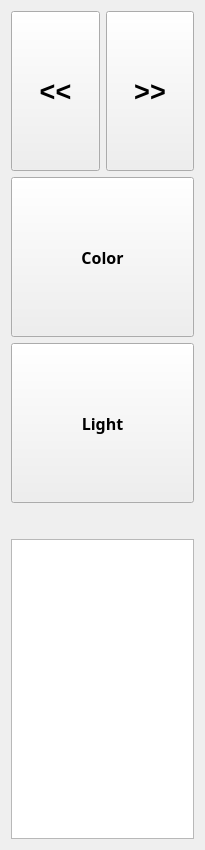
<?xml version="1.0" encoding="UTF-8"?>
<ui version="4.0">
 <class>JalousieItem</class>
 <widget class="QWidget" name="JalousieItem">
  <property name="geometry">
   <rect>
    <x>0</x>
    <y>0</y>
    <width>205</width>
    <height>737</height>
   </rect>
  </property>
  <property name="minimumSize">
   <size>
    <width>100</width>
    <height>0</height>
   </size>
  </property>
  <property name="maximumSize">
   <size>
    <width>205</width>
    <height>16777215</height>
   </size>
  </property>
  <property name="windowTitle">
   <string>Form</string>
  </property>
  <layout class="QVBoxLayout" name="verticalLayout_2">
   <item>
    <layout class="QVBoxLayout" name="verticalLayout">
     <item>
      <layout class="QHBoxLayout" name="horizontalLayout">
       <item>
        <widget class="QPushButton" name="MoveLeft">
         <property name="minimumSize">
          <size>
           <width>0</width>
           <height>160</height>
          </size>
         </property>
         <property name="maximumSize">
          <size>
           <width>16777215</width>
           <height>160</height>
          </size>
         </property>
         <property name="font">
          <font>
           <pointsize>20</pointsize>
           <weight>75</weight>
           <bold>true</bold>
          </font>
         </property>
         <property name="text">
          <string>&lt;&lt;</string>
         </property>
        </widget>
       </item>
       <item>
        <widget class="QPushButton" name="MoveRight">
         <property name="minimumSize">
          <size>
           <width>0</width>
           <height>160</height>
          </size>
         </property>
         <property name="maximumSize">
          <size>
           <width>16777215</width>
           <height>160</height>
          </size>
         </property>
         <property name="font">
          <font>
           <pointsize>20</pointsize>
           <weight>75</weight>
           <bold>true</bold>
          </font>
         </property>
         <property name="text">
          <string>&gt;&gt;</string>
         </property>
        </widget>
       </item>
      </layout>
     </item>
     <item>
      <widget class="QPushButton" name="ColorControl">
       <property name="minimumSize">
        <size>
         <width>0</width>
         <height>160</height>
        </size>
       </property>
       <property name="maximumSize">
        <size>
         <width>16777215</width>
         <height>160</height>
        </size>
       </property>
       <property name="font">
        <font>
         <family>Arial Black</family>
         <pointsize>12</pointsize>
         <weight>75</weight>
         <bold>true</bold>
        </font>
       </property>
       <property name="text">
        <string>Color</string>
       </property>
      </widget>
     </item>
     <item>
      <widget class="QPushButton" name="LightControl">
       <property name="minimumSize">
        <size>
         <width>0</width>
         <height>160</height>
        </size>
       </property>
       <property name="maximumSize">
        <size>
         <width>16777215</width>
         <height>160</height>
        </size>
       </property>
       <property name="font">
        <font>
         <family>Arial Black</family>
         <pointsize>12</pointsize>
         <weight>75</weight>
         <bold>true</bold>
        </font>
       </property>
       <property name="text">
        <string>Light</string>
       </property>
      </widget>
     </item>
     <item>
      <layout class="QHBoxLayout" name="horizontalLayout_2">
       <property name="topMargin">
        <number>10</number>
       </property>
       <item>
        <spacer name="horizontalSpacer">
         <property name="orientation">
          <enum>Qt::Horizontal</enum>
         </property>
         <property name="sizeHint" stdset="0">
          <size>
           <width>40</width>
           <height>20</height>
          </size>
         </property>
        </spacer>
       </item>
       <item>
        <spacer name="horizontalSpacer_2">
         <property name="orientation">
          <enum>Qt::Horizontal</enum>
         </property>
         <property name="sizeHint" stdset="0">
          <size>
           <width>40</width>
           <height>20</height>
          </size>
         </property>
        </spacer>
       </item>
      </layout>
     </item>
     <item>
      <widget class="QTextBrowser" name="textBrowser">
       <property name="minimumSize">
        <size>
         <width>0</width>
         <height>300</height>
        </size>
       </property>
       <property name="maximumSize">
        <size>
         <width>16777215</width>
         <height>300</height>
        </size>
       </property>
      </widget>
     </item>
    </layout>
   </item>
  </layout>
 </widget>
 <resources/>
 <connections/>
</ui>
